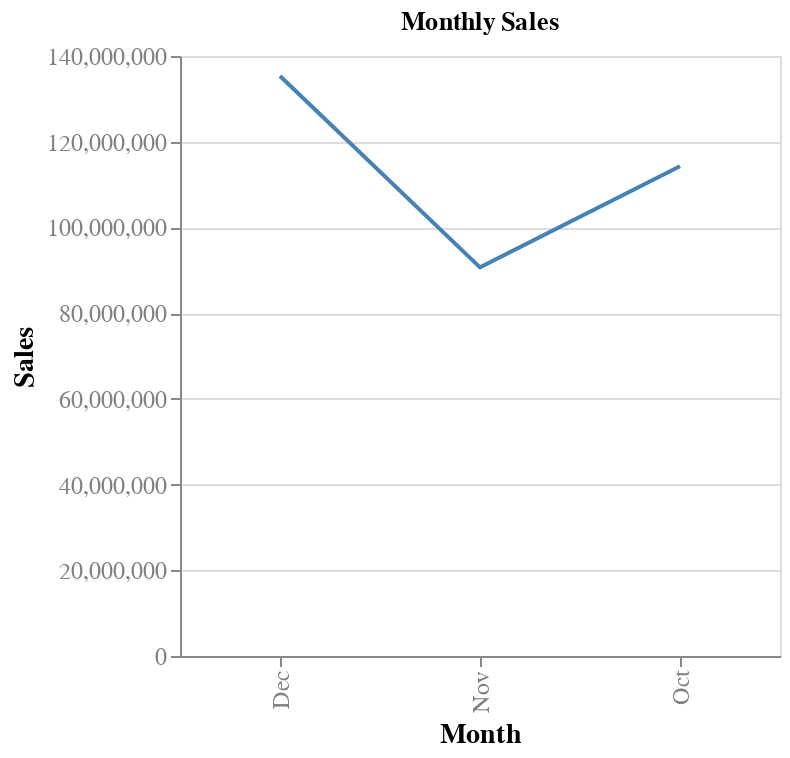

The notebook cell saved with this chart:
### Code cell
print ("\n\n---------------------[Section - 3: MONTH]----------------------------------")
print ("\nMonthly sales:")

df = pd.read_csv(StringIO(records))
result_byGrp_month = group_by_month(df)
json_str = json.dumps(result_byGrp_month)

grpSorted = grpSorted.sort_values(by=['Sales'], ascending=False)
grpSorted = pd.DataFrame(grpSorted, columns = ['Month', 'Sales'])
print (grpSorted)

tableStr = display_tabular(json_str)
print("\nMonth -(Highest & Lowest):\n",tableStr, end="   -  ")
print ("\n")

alt.Chart(grpSorted).mark_line().encode(
    x='Month',
    y='Sales'
).properties(
     title = "Monthly Sales",
     width=300,
     height=300
)
#--------------------------------[End Section -3 ---------------------------------

### Figure 1 — Vega-Lite specification as saved in the notebook (floating-point values rounded to 4 significant figures)
{"config": {"view": {"continuousWidth": 400, "continuousHeight": 300}, "mark": {"color": "steelblue"}, "axis": {"labelFontSize": 12, "titleFontSize": 14, "labelColor": "gray", "titleColor": "black"}, "range": {"category": ["#1f77b4", "#ff7f0e", "#2ca02c", "#d62728", "#9467bd"]}}, "data": {"name": "data-ff4bf8dd1513c70aad00a12b3353101b"}, "mark": {"type": "line"}, "encoding": {"x": {"field": "Month", "type": "nominal"}, "y": {"field": "Sales", "type": "quantitative"}}, "height": 300, "title": "Monthly Sales", "width": 300, "$schema": "https://vega.github.io/schema/vega-lite/v5.20.1.json", "datasets": {"data-ff4bf8dd1513c70aad00a12b3353101b": [{"Month": "Dec", "Sales": 135330000}, {"Month": "Oct", "Sales": 114290000}, {"Month": "Nov", "Sales": 90682500}]}}
